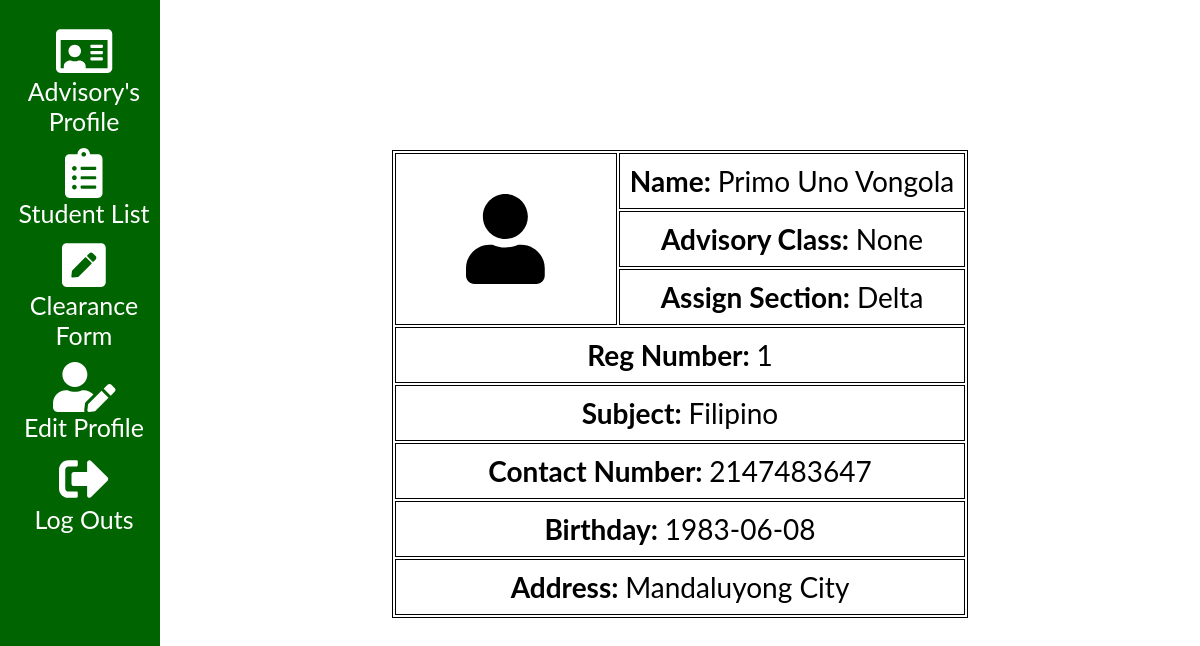
Page /teacherdashboard.php (signed in) on the earlier database version.
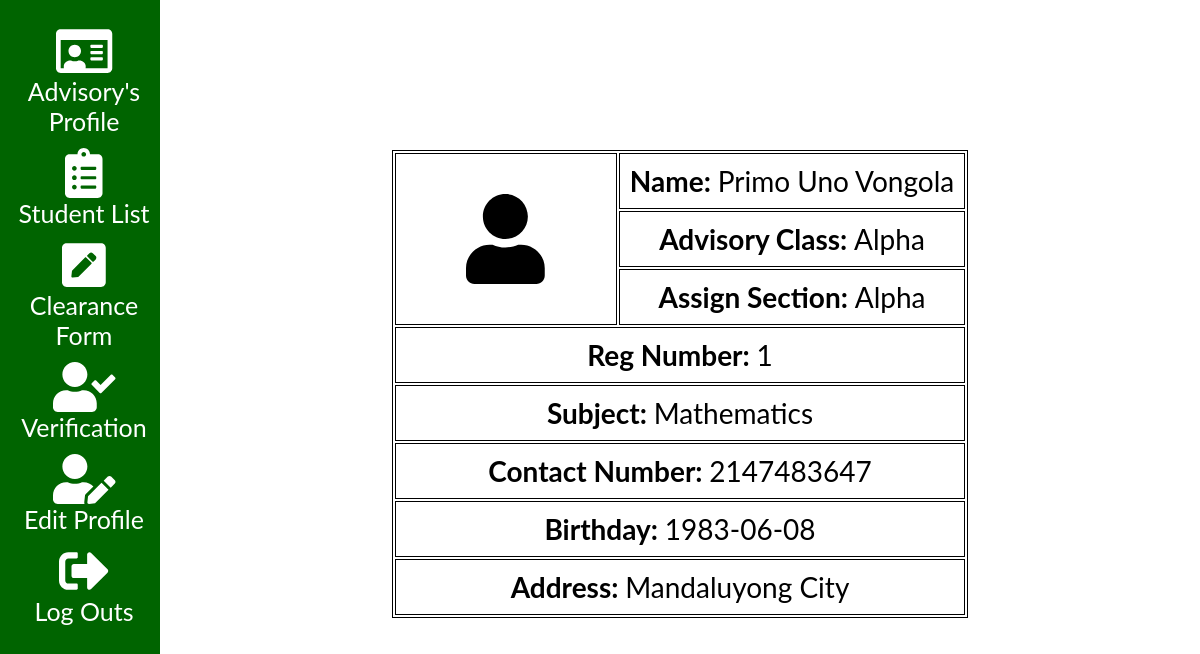
Same page on the later database version.
### tables this page shows
CREATE TABLE `lesson_plan` (
  `lesson_plan_id` int(11) NOT NULL,
  `teacher_id` int(11) NOT NULL,
  `subject_id` int(11) NOT NULL,
  `advisory_section_id` int(11) DEFAULT NULL,
  `section_id` int(11) NOT NULL
);

CREATE TABLE `section` (
  `section_id` int(11) NOT NULL,
  `section_name` varchar(50) NOT NULL
);

CREATE TABLE `subject` (
  `subject_id` int(11) NOT NULL,
  `subject_name` varchar(50) NOT NULL
);

CREATE TABLE `teacher` (
  `teacher_id` int(11) NOT NULL,
  `first_name` varchar(50) NOT NULL,
  `middle_name` varchar(50) DEFAULT NULL,
  `last_name` varchar(50) NOT NULL,
  `contact_number` int(11) NOT NULL,
  `birthday` date NOT NULL,
  `address` varchar(50) NOT NULL,
  `username` varchar(50) NOT NULL,
  `password` varchar(50) NOT NULL
);

### teacherdashboard.php (the view, shortened to what this page needs)
<?php
$conn = connect();
$current_id = $_SESSION['teacher_id'];
$profilesql = "SELECT * FROM teacher a
JOIN lesson_plan b ON  a.teacher_id = b.teacher_id
JOIN section c ON b.section_id = c.section_id
JOIN subject d ON b.subject_id = d.subject_id
WHERE a.teacher_id = $current_id";
    $profilequery = mysqli_query($conn, $profilesql);
$row = mysqli_fetch_assoc($profilequery);
?>
<!DOCTYPE html>
<html>
<head>
<link rel="stylesheet" href="resources/css/main.css">
</head>
<body>
<?php include "resources/plugins/teachersidenav.php" ?>
    <div class="main">
    <table class="table-profile">
            <tr>
                <td rowspan = "3" style="width: 200px;"><center><i class="fa fa-user" aria-hidden="true" style="font-size:90px"></i></center></td>
                <td><b>Name: </b><?php echo $row['first_name'] . ' ' . $row['middle_name'] . ' ' . $row['last_name']?></td>
            </tr>
            <tr>
                <td><b>Advisory Class: </b><?php if($row['advisory_section_id'] != null){ echo $row['section_name']; }else { echo "None"; } ?></td>
            </tr>
            <tr>
                <td><b>Assign Section: </b><?php echo $row['section_name']?></td>
            </tr>
            <tr>
                <td colspan="2"><b>Reg Number: </b><?php echo $row['teacher_id']?></td>
            </tr>
            <tr>
                <td colspan="2"><b>Subject: </b><?php echo $row['subject_name']?></td>
            </tr>
            <tr>
                <td colspan="2"><b>Contact Number: </b><?php echo $row['contact_number']?></td>
            </tr>
            <tr>
                <td colspan="2"><b>Birthday: </b> <?php echo $row['birthday']?></td>
            </tr>
            <tr>
                <td colspan="2"><b>Address: </b><?php echo $row['address']?></td>
            </tr>
        </table>
    </div>
</body>
</html>

### resources/plugins/teachersidenav.php (shortened to what this page needs)
<?php
$directoryURI = $_SERVER['REQUEST_URI'];
$path = parse_url($directoryURI, PHP_URL_PATH);
?>
<?php
        if($row['advisory_section_id'] != null){?>
        <div class="sidenav">
        <a href="teacherdashboard.php"> <i class="<?php if ($path=="/LAYOUT/teacherdashboard.php") {echo "active"; }?> far fa-id-card teacher-icons" aria-hidden="true" style="font-size:50px"></i><br>Advisory's Profile</a>
        <a href="studentlist.php"> <i class="<?php if ($path=="/LAYOUT/studentlist.php") {echo "active"; }?> fas fa-clipboard-list teacher-icons" aria-hidden="true" style="font-size:50px"></i><br>Student List</a>
        <a href="teacherclearance.php"> <i class="<?php if ($path=="/LAYOUT/teacherclearance.php") {echo "active"; }?> fas fa-pen-square teacher-icons" aria-hidden="true" style="font-size:50px"></i><br>Clearance Form</a>
        <a href="verification.php"> <i class="<?php if ($path=="/LAYOUT/verification.php") {echo "active"; }?> fas fa-user-check" aria-hidden="true" style="font-size:50px"></i><br>Verification</a>
        <a href="teacheredit.php"> <i class="<?php if ($path=="/LAYOUT/teacheredit.php") {echo "active"; }?> fas fa-user-edit teacher-icons" style="font-size:50px"></i><br>Edit Profile</a>
        <a href="logout.php"> <i class="fas fa-sign-out-alt teacher-icons" style="font-size:50px"></i><br>Log Outs</a>
        </div>
     <?php   }
     else {?>
     <div class="sidenav">
         <a href="teacherdashboard.php"> <i class="<?php if ($path=="/LAYOUT/teacherdashboard.php") {echo "active"; }?> far fa-id-card teacher-icons" aria-hidden="true" style="font-size:50px"></i><br>Advisory's Profile</a>
        <a href="studentlist.php"> <i class="<?php if ($path=="/LAYOUT/studentlist.php") {echo "active"; }?> fas fa-clipboard-list teacher-icons" aria-hidden="true" style="font-size:50px"></i><br>Student List</a>
        <a href="teacherclearance.php"> <i class="fas fa-pen-square teacher-icons" aria-hidden="true" style="font-size:50px"></i><br>Clearance Form</a>
        <a href="teacheredit.php"> <i class="<?php if ($path=="/LAYOUT/teacheredit.php") {echo "active"; }?> fas fa-user-edit teacher-icons" style="font-size:50px"></i><br>Edit Profile</a>
        <a href="logout.php"> <i class="fas fa-sign-out-alt teacher-icons" style="font-size:50px"></i><br>Log Outs</a>
        </div>
    <?php }
?>

Differences in the rows shown:
changed lesson_plan "Primo": advisory_section_id empty → 1 (drawn); section.section_name (not shown) → "Alpha"; section.section_name "Delta" → "Alpha"; subject.subject_name "Filipino" → "Mathematics"
Other differences:
text no longer shown: "None"
text now shown: "Verification"
